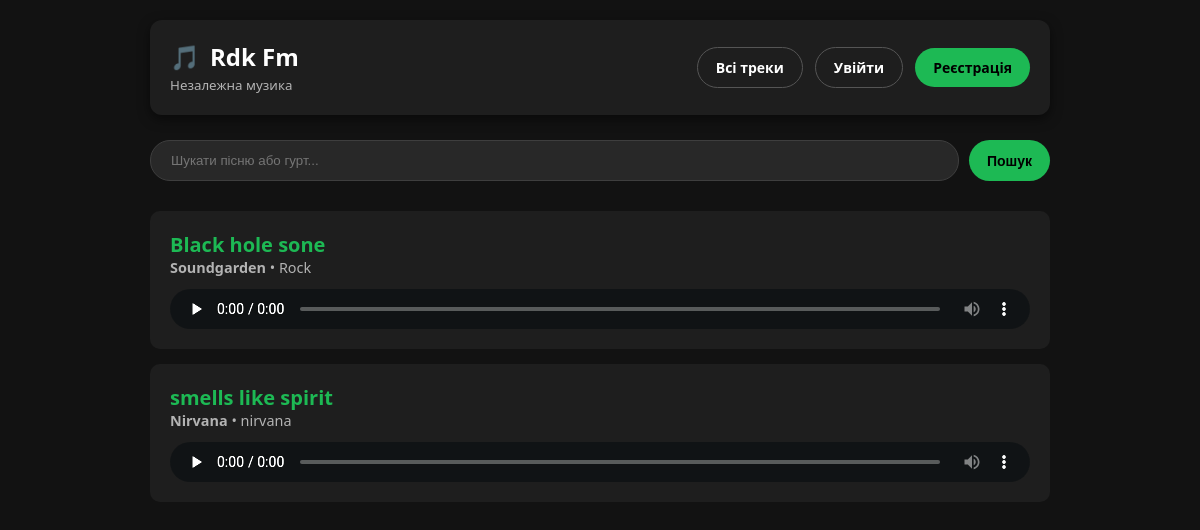
The page / on the database its author committed.
### apps/music/models.py (models this page shows, shortened)
class Track(models.Model):
    title = models.CharField(max_length=255)
    audio_file = models.FileField(upload_to='tracks/')
    band = models.ForeignKey(Band, on_delete=models.CASCADE, related_name='tracks')
    duration = models.DurationField(null=True, blank=True)
    play_count = models.PositiveIntegerField(default=0)
    date_added = models.DateTimeField(auto_now_add=True)

class Band(models.Model):
    name = models.CharField(max_length=255)
    genre = models.CharField(max_length=100)
    bio = models.TextField(blank=True)
    photo = models.ImageField(upload_to='bands/', blank=True)

### apps/music/views.py (the view)
# urls.py: path('', views.home_page, name='home'),
def home_page(request):
    query = request.GET.get('q', '')
    tracks = Track.objects.all().select_related('band')
    if query:
        tracks = tracks.filter(
            Q(title__icontains=query) | Q(band__name__icontains=query)
        )
    return render(request, 'music/home.html', {'tracks': tracks, 'query': query})

### templates/music/home.html (shortened to what this page needs)
<!DOCTYPE html>
<html lang="uk">
<head>
</head>
<body>
    <div class="container">
        <header class="header-nav">
            <div class="logo-area">
                <h2><span>🎵</span> Rdk Fm</h2>
                {% if is_favorites_page %}
                    <small style="color: var(--primary-green);">Ваша медіатека</small>
                {% else %}
                    <small style="color: var(--text-dim);">Незалежна музика</small>
                {% endif %}
            </div>
            <div class="user-controls">
                <a href="{% url 'home' %}" class="btn btn-outline">Всі треки</a>
                {% if user.is_authenticated %}
                    <a href="{% url 'favorites' %}" class="btn btn-outline">❤️ Обране</a>
                    <span style="color: var(--primary-green); font-size: 14px;">{{ user.username }}</span>
                    {% if user.is_staff %}
                        <a href="{% url 'admin:index' %}" class="btn btn-admin">Адмінка</a>
                    {% endif %}
                    <a href="{% url 'logout' %}" class="btn btn-outline" style="font-size: 12px;">Вийти</a>
                {% else %}
                    <a href="{% url 'login' %}" class="btn btn-outline">Увійти</a>
                    <a href="{% url 'register' %}" class="btn btn-green">Реєстрація</a>
                {% endif %}
            </div>
        </header>
        <form method="GET" action="{% url 'home' %}" class="search-form">
            <input type="text" name="q" value="{{ query|default:'' }}" class="search-input" placeholder="Шукати пісню або гурт...">
            <button type="submit" class="btn btn-green">Пошук</button>
        </form>
        <main>
            {% for track in tracks %}
                <div class="track-card">
                    <div class="track-header">
                        <div>
                            <h3 class="track-title">{{ track.title }}</h3>
                            <div class="track-meta">
                                <strong>{{ track.band.name }}</strong> • {{ track.band.genre }}
                            </div>
                        </div>
                    </div>
                    {% if track.audio_file %}
                        <audio controls preload="none">
                            <source src="{{ track.audio_file.url }}" type="audio/mpeg">
                        </audio>
                    {% endif %}
                </div>
            {% empty %}
                <div style="text-align: center; padding: 50px; color: var(--text-dim);">
                    <p>Тут поки порожньо. Додайте треки через адмін-панель або змініть запит пошуку.</p>
                </div>
            {% endfor %}
        </main>
    </div>
</body>
</html>

### templates/music/home.html (style rules this page uses)
:root { --bg-color: #121212; --card-bg: #1e1e1e; --primary-green: #1db954; --text-main: #ffffff; --text-dim: #b3b3b3; }
body { background-color: var(--bg-color); color: var(--text-main); font-family: 'Segoe UI', Roboto, Helvetica, Arial, sans-serif; margin: 0; padding: 20px; }
.container { max-width: 900px; margin: 0 auto; }
.header-nav { background-color: var(--card-bg); padding: 20px; border-radius: 12px; margin-bottom: 25px; display: flex; justify-content: space-between; align-items: center; box-shadow: 0 4px 12px rgba(0,0,0,0.5); }
.logo-area h2 { margin: 0; color: var(--text-main); display: flex; align-items: center; gap: 10px; }
.user-controls { display: flex; gap: 12px; align-items: center; }
.btn { padding: 10px 18px; border-radius: 25px; text-decoration: none; font-weight: bold; font-size: 14px; transition: 0.3s; border: none; cursor: pointer; }
.btn-green { background-color: var(--primary-green); color: black; }
.btn-outline { border: 1px solid #555; color: white; background: transparent; }
.search-form { display: flex; gap: 10px; margin-bottom: 30px; }
.search-input { flex-grow: 1; background: #282828; border: 1px solid #3e3e3e; border-radius: 20px; padding: 12px 20px; color: white; outline: none; }
.track-card { background-color: var(--card-bg); border-radius: 10px; padding: 20px; margin-bottom: 15px; transition: 0.3s; display: flex; flex-direction: column; gap: 12px; }
.track-header { display: flex; justify-content: space-between; align-items: center; }
.track-title { margin: 0; font-size: 1.25rem; color: var(--primary-green); }
.track-meta { font-size: 0.9rem; color: var(--text-dim); }
audio { width: 100%; height: 40px; filter: invert(100%) hue-rotate(180deg) brightness(1.5); }

### rows shown on the page
Track: title "Black hole sone", band.name "Soundgarden", band.genre "Rock"
Track: title "smells like spirit", band.name "Nirvana", band.genre "nirvana"
